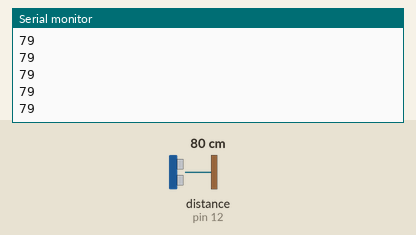
Recording of a sketch running on a simulated Arduino Uno, built with avr-gcc and run on an emulated ATmega328P. Shown: the last lines printed to the serial monitor. Wiring (inferred from the names in the program): ultrasonic range finder: trigger pin 11; echo pin 12. The inputs (shaded band) are chosen by the test bench; at power-on: distance to the obstacle (sensor on pin 12) 80 cm. The echo pulse lasts 58.3 µs per cm.

Above: at 1.2 s.
1.3 s: distance to the obstacle (sensor on pin 12) set to 2 cm
At 2.0 s:
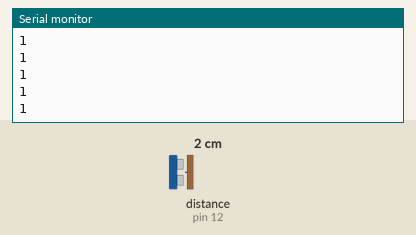
2.8 s: distance to the obstacle (sensor on pin 12) set to 4 cm
At 3.6 s:
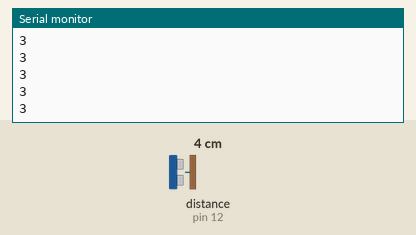
Timing chart, 0 to 5.8 s (numbered marks = the images above; inputs shaded):
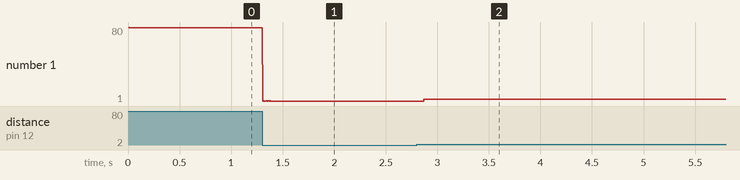

Measured:
- after the input at 1.3 s, the serial monitor: prints a new line at once (image 1)
- after the input at 2.8 s, the serial monitor: prints a new line after 0.07 s (image 2)
- plotted number 1: 79 → 1 after the input at 1.3 s, 1 → 3 after the input at 2.8 s

The sketch:

jarakcoba.ino
```cpp
int trig= 11;
int echo= 12;
long durasi, jarak;

void setup() {
pinMode(trig, OUTPUT);
pinMode(echo, INPUT);
Serial.begin(9600);
}

void loop() {


digitalWrite(trig, LOW);
delayMicroseconds(8);
digitalWrite(trig, HIGH);
delayMicroseconds(8);
digitalWrite(trig, LOW);
delayMicroseconds(8);

durasi= pulseIn(echo, HIGH);
jarak= (durasi/2) / 29.1;
Serial.println(jarak);

}
```
